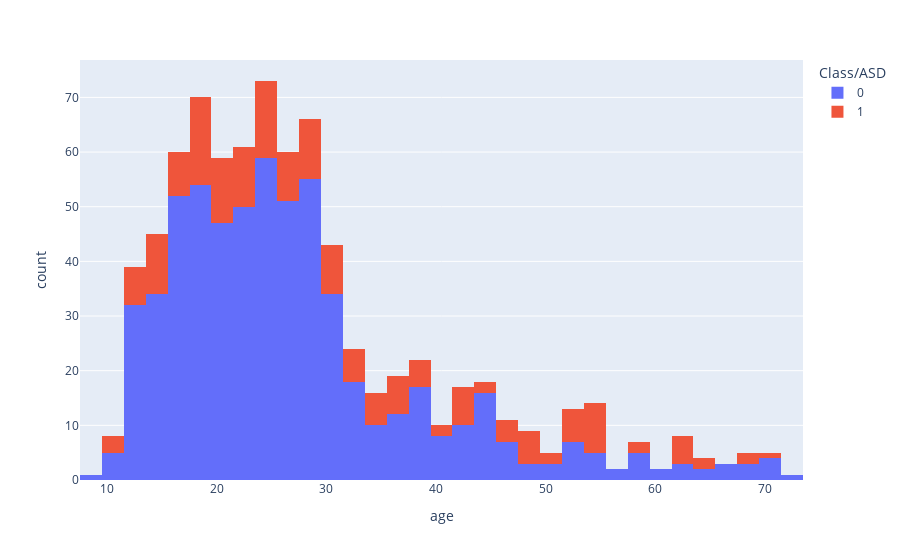

Source (notebook cell):
### Code cell
import plotly.express as px
# df = px.data.tips()
fig = px.histogram(train, x="age", color='Class/ASD')
fig.show()

### Figure 1 — Plotly figure (JSON) as saved in the notebook; plotly's stock layout.template omitted (floating-point values rounded to 4 significant figures; data arrays with more than 128 entries replaced by an {"elided": "..."} marker saying what was removed)
{"data": [{"alignmentgroup": "True", "bingroup": "x", "hovertemplate": "Class/ASD=0<br>age=%{x}<br>count=%{y}<extra></extra>", "legendgroup": "0", "marker": {"color": "#636efa", "pattern": {"shape": ""}}, "name": "0", "offsetgroup": "0", "orientation": "v", "showlegend": true, "type": "histogram", "x": {"elided": "615 int values"}, "xaxis": "x", "yaxis": "y"}, {"alignmentgroup": "True", "bingroup": "x", "hovertemplate": "Class/ASD=1<br>age=%{x}<br>count=%{y}<extra></extra>", "legendgroup": "1", "marker": {"color": "#EF553B", "pattern": {"shape": ""}}, "name": "1", "offsetgroup": "1", "orientation": "v", "showlegend": true, "type": "histogram", "x": {"elided": "185 int values"}, "xaxis": "x", "yaxis": "y"}], "layout": {"barmode": "relative", "legend": {"title": {"text": "Class/ASD"}, "tracegroupgap": 0}, "margin": {"t": 60}, "xaxis": {"anchor": "y", "domain": [0, 1], "title": {"text": "age"}}, "yaxis": {"anchor": "x", "domain": [0, 1], "title": {"text": "count"}}}}
